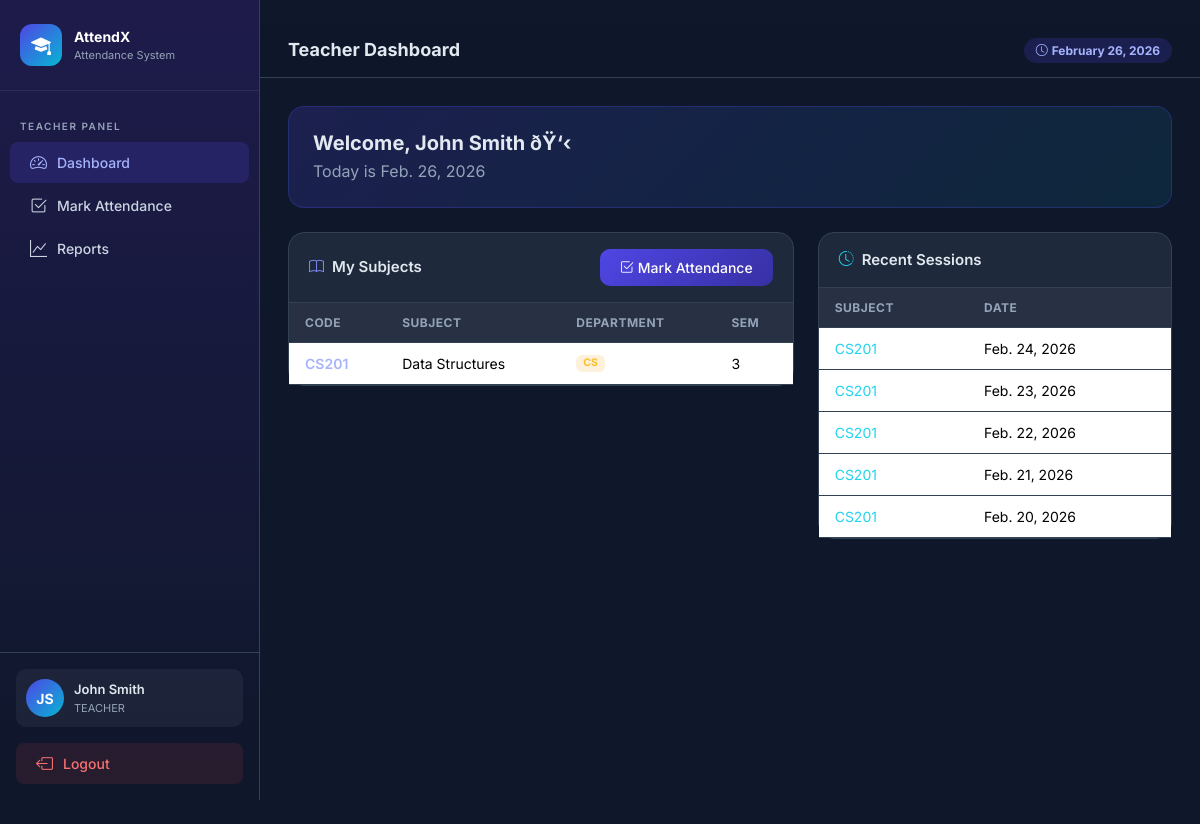
The app's page /teacher/dashboard/ (signed in) with its own data.
### attendance/models.py (models this page shows, shortened)
class CustomUser(AbstractUser):
    ROLE_CHOICES = (
        ('ADMIN', 'Admin'),
        ('TEACHER', 'Teacher'),
        ('STUDENT', 'Student'),
    )
    role = models.CharField(max_length=10, choices=ROLE_CHOICES, default='STUDENT')
    phone = models.CharField(max_length=15, blank=True, null=True)

class Subject(models.Model):
    name = models.CharField(max_length=100)
    code = models.CharField(max_length=20, unique=True)
    department = models.ForeignKey(Department, on_delete=models.CASCADE, related_name='subjects')
    teacher = models.ForeignKey(
        CustomUser, on_delete=models.SET_NULL, null=True, blank=True,
        limit_choices_to={'role': 'TEACHER'}, related_name='subjects'
    )
    semester = models.IntegerField(default=1)
    created_at = models.DateTimeField(auto_now_add=True)

class Department(models.Model):
    name = models.CharField(max_length=100, unique=True)
    code = models.CharField(max_length=10, unique=True)
    created_at = models.DateTimeField(auto_now_add=True)

class AttendanceSession(models.Model):
    subject = models.ForeignKey(Subject, on_delete=models.CASCADE, related_name='sessions')
    date = models.DateField()
    teacher = models.ForeignKey(
        CustomUser, on_delete=models.SET_NULL, null=True, blank=True,
        limit_choices_to={'role': 'TEACHER'}, related_name='sessions'
    )
    created_at = models.DateTimeField(auto_now_add=True)
    class Meta:
        unique_together = ('subject', 'date')
        ordering = ['-date']

### attendance/views.py (the view)
    def wrapper(request, *args, **kwargs):
        if not request.user.is_authenticated or request.user.role != 'TEACHER':
            messages.error(request, 'Access denied.')
            return redirect('login')
        return view_func(request, *args, **kwargs)

### attendance/views.py (called while the page is built)
def teacher_required(view_func):
    def wrapper(request, *args, **kwargs):
        if not request.user.is_authenticated or request.user.role != 'TEACHER':
            messages.error(request, 'Access denied.')
            return redirect('login')
        return view_func(request, *args, **kwargs)
    return wrapper

@login_required
@teacher_required
def teacher_dashboard(request):
    subjects = Subject.objects.filter(teacher=request.user).select_related('department')
    recent_sessions = AttendanceSession.objects.filter(
        teacher=request.user
    ).select_related('subject').order_by('-date')[:5]
    context = {
        'subjects': subjects,
        'recent_sessions': recent_sessions,
        'today': timezone.localdate(),
    }
    return render(request, 'attendance/teacher_dashboard.html', context)

### templates/attendance/teacher_dashboard.html (shortened to what this page needs)
﻿{% extends 'attendance/base.html' %}
{% block page_title %}Teacher Dashboard{% endblock %}
{% block content %}
<div class="mb-4 p-4"
    style="background:linear-gradient(135deg,rgba(79,70,229,0.2),rgba(6,182,212,0.1));border:1px solid rgba(79,70,229,0.3);border-radius:16px;">
    <h5 style="font-weight:700;margin:0;">Welcome, {{ user.get_full_name }} ðŸ‘‹</h5>
    <p style="color:#94a3b8;margin:4px 0 0;">Today is {{ today }}</p>
</div>
<div class="row g-4">
    <div class="col-lg-7">
        <div class="card-custom">
            <div class="card-header d-flex justify-content-between align-items-center">
                <span><i class="bi bi-book me-2" style="color:#818cf8;"></i>My Subjects</span>
                <a href="{% url 'mark_attendance' %}" class="btn btn-primary-custom btn-sm">
                    <i class="bi bi-check2-square me-1"></i>Mark Attendance
                </a>
            </div>
            <div class="card-body p-0">
                {% if subjects %}
                <table class="table table-custom mb-0">
                    <thead>
                        <tr>
                            <th>Code</th>
                            <th>Subject</th>
                            <th>Department</th>
                            <th>Sem</th>
                        </tr>
                    </thead>
                    <tbody>
                        {% for sub in subjects %}
                        <tr>
                            <td><span style="color:#a5b4fc;font-weight:600;">{{ sub.code }}</span></td>
                            <td>{{ sub.name }}</td>
                            <td><span class="badge" style="background:rgba(245,158,11,0.15);color:#fbbf24;">{{ sub.department.code }}</span></td>
                            <td>{{ sub.semester }}</td>
                        </tr>
                        {% endfor %}
                    </tbody>
                </table>
                {% else %}
                <div class="text-center py-5" style="color:#64748b;">
                    <i class="bi bi-book" style="font-size:40px;"></i>
                    <p class="mt-2">No subjects assigned yet.</p>
                </div>
                {% endif %}
            </div>
        </div>
    </div>
    <div class="col-lg-5">
        <div class="card-custom">
            <div class="card-header"><i class="bi bi-clock-history me-2" style="color:#22d3ee;"></i>Recent Sessions
            </div>
            <div class="card-body p-0">
                {% if recent_sessions %}
                <table class="table table-custom mb-0">
                    <thead>
                        <tr>
                            <th>Subject</th>
                            <th>Date</th>
                        </tr>
                    </thead>
                    <tbody>
                        {% for s in recent_sessions %}
                        <tr>
                            <td style="color:#22d3ee;">{{ s.subject.code }}</td>
                            <td>{{ s.date }}</td>
                        </tr>
                        {% endfor %}
                    </tbody>
                </table>
                {% else %}
                <div class="text-center py-5" style="color:#64748b;">
                    <i class="bi bi-calendar-x" style="font-size:40px;"></i>
                    <p class="mt-2">No sessions marked yet.</p>
                </div>
                {% endif %}
            </div>
        </div>
    </div>
</div>
{% endblock %}

### templates/attendance/base.html (shortened to what this page needs)
<!DOCTYPE html>
<html lang="en">
<head>
  <link href="https://cdn.jsdelivr.net/npm/bootstrap@5.3.2/dist/css/bootstrap.min.css" rel="stylesheet"/>
  <link href="https://cdn.jsdelivr.net/npm/bootstrap-icons@1.11.3/font/bootstrap-icons.css" rel="stylesheet"/>
</head>
<body>
  {% if user.is_authenticated %}
  <div class="sidebar">
    <div class="sidebar-brand">
      <div class="brand-icon"><i class="bi bi-mortarboard-fill"></i></div>
      <div>
        <div class="brand-text">AttendX</div>
        <div class="brand-sub">Attendance System</div>
      </div>
    </div>
    <nav class="mt-2">
      {% if user.role == 'ADMIN' %}
        <div class="nav-section-title">Admin Panel</div>
        <a href="{% url 'admin_dashboard' %}" class="nav-link {% if request.resolver_match.url_name == 'admin_dashboard' %}active{% endif %}">
          <i class="bi bi-speedometer2"></i> Dashboard
        </a>
        <a href="{% url 'manage_students' %}" class="nav-link {% if request.resolver_match.url_name == 'manage_students' %}active{% endif %}">
          <i class="bi bi-people"></i> Students
        </a>
        <a href="{% url 'manage_teachers' %}" class="nav-link {% if request.resolver_match.url_name == 'manage_teachers' %}active{% endif %}">
          <i class="bi bi-person-workspace"></i> Teachers
        </a>
        <a href="{% url 'manage_subjects' %}" class="nav-link {% if request.resolver_match.url_name == 'manage_subjects' %}active{% endif %}">
          <i class="bi bi-book"></i> Subjects
        </a>
        <a href="{% url 'manage_departments' %}" class="nav-link {% if request.resolver_match.url_name == 'manage_departments' %}active{% endif %}">
          <i class="bi bi-building"></i> Departments
        </a>
      {% elif user.role == 'TEACHER' %}
        <div class="nav-section-title">Teacher Panel</div>
        <a href="{% url 'teacher_dashboard' %}" class="nav-link {% if request.resolver_match.url_name == 'teacher_dashboard' %}active{% endif %}">
          <i class="bi bi-speedometer2"></i> Dashboard
        </a>
        <a href="{% url 'mark_attendance' %}" class="nav-link {% if request.resolver_match.url_name == 'mark_attendance' %}active{% endif %}">
          <i class="bi bi-check2-square"></i> Mark Attendance
        </a>
        <a href="{% url 'teacher_report' %}" class="nav-link {% if request.resolver_match.url_name == 'teacher_report' %}active{% endif %}">
          <i class="bi bi-graph-up"></i> Reports
        </a>
      {% elif user.role == 'STUDENT' %}
        <div class="nav-section-title">Student Panel</div>
        <a href="{% url 'student_dashboard' %}" class="nav-link {% if request.resolver_match.url_name == 'student_dashboard' %}active{% endif %}">
          <i class="bi bi-speedometer2"></i> My Attendance
        </a>
      {% endif %}
    </nav>
    <div class="sidebar-footer">
      <div class="user-info mb-3">
        <div class="user-avatar">{{ user.first_name|first|upper }}{{ user.last_name|first|upper }}</div>
        <div>
          <div class="user-name">{{ user.get_full_name }}</div>
          <div class="user-role">{{ user.role }}</div>
        </div>
      </div>
      <a href="{% url 'logout' %}" class="nav-link" style="margin:0; background: rgba(239,68,68,0.1); color: #f87171;">
        <i class="bi bi-box-arrow-left"></i> Logout
      </a>
    </div>
  </div>
  <div class="main-content">
    <div class="topbar">
      <h4>{% block page_title %}Dashboard{% endblock %}</h4>
      <div class="topbar-actions">
        <span class="badge rounded-pill" style="background:rgba(79,70,229,0.2);color:#a5b4fc;padding:6px 12px;">
          <i class="bi bi-clock me-1"></i>{% now "F j, Y" %}
        </span>
      </div>
    </div>
    <div class="content-area">
      {% block content %}{% endblock %}
    </div>
  </div>
  {% else %}
    {% block auth_content %}{% endblock %}
  {% endif %}
</body>
</html>

### templates/attendance/base.html (style rules this page uses)
:root { --primary: #4f46e5; --primary-dark: #3730a3; --secondary: #06b6d4; --success: #10b981; --warning: #f59e0b; --danger: #ef4444; --dark: #0f172a; --card-bg: #1e293b; --sidebar-bg: #0f172a; --body-bg: #0f172a; --text-muted-custom: #94a3b8; --border: #334155; }
* { box-sizing: border-box; }
body { font-family: 'Inter', sans-serif; background: var(--body-bg); color: #e2e8f0; min-height: 100vh; }
.sidebar { width: 260px; min-height: 100vh; background: linear-gradient(180deg, #1e1b4b 0%, #0f172a 100%); border-right: 1px solid var(--border); display: flex; flex-direction: column; position: fixed; top: 0; left: 0; z-index: 1000; }
.sidebar-brand { padding: 24px 20px; border-bottom: 1px solid rgba(255,255,255,0.08); display: flex; align-items: center; gap: 12px; }
.sidebar-brand .brand-icon { width: 42px; height: 42px; background: linear-gradient(135deg, var(--primary), var(--secondary)); border-radius: 12px; display: flex; align-items: center; justify-content: center; font-size: 20px; color: white; }
.sidebar-brand .brand-text { font-size: 14px; font-weight: 700; color: #fff; }
.sidebar-brand .brand-sub { font-size: 11px; color: var(--text-muted-custom); }
.nav-section-title { padding: 20px 20px 6px; font-size: 10px; font-weight: 600; text-transform: uppercase; letter-spacing: 1.5px; color: var(--text-muted-custom); }
.sidebar .nav-link { display: flex; align-items: center; gap: 10px; padding: 10px 20px; color: #cbd5e1; font-size: 14px; font-weight: 500; border-radius: 0; transition: all 0.2s; text-decoration: none; margin: 2px 10px; border-radius: 8px; }
.sidebar .nav-link:hover, .sidebar .nav-link.active { background: rgba(79,70,229,0.2); color: #a5b4fc; }
.sidebar .nav-link i { font-size: 17px; }
.sidebar-footer { margin-top: auto; padding: 16px; border-top: 1px solid var(--border); }
.user-info { display: flex; align-items: center; gap: 10px; padding: 10px; border-radius: 10px; background: rgba(255,255,255,0.05); }
.user-avatar { width: 38px; height: 38px; border-radius: 50%; background: linear-gradient(135deg, var(--primary), var(--secondary)); display: flex; align-items: center; justify-content: center; font-weight: 700; font-size: 14px; color: #fff; flex-shrink: 0; }
.user-name { font-size: 13px; font-weight: 600; color: #e2e8f0; }
.user-role { font-size: 11px; color: var(--text-muted-custom); text-transform: capitalize; }
.main-content { margin-left: 260px; min-height: 100vh; display: flex; flex-direction: column; }
.topbar { background: rgba(15,23,42,0.9); border-bottom: 1px solid var(--border); padding: 14px 28px; display: flex; align-items: center; justify-content: space-between; backdrop-filter: blur(10px); position: sticky; top: 0; z-index: 999; }
.topbar h4 { margin: 0; font-size: 18px; font-weight: 700; }
.topbar .topbar-actions { display: flex; gap: 10px; align-items: center; }
.content-area { padding: 28px; flex: 1; }
.card-custom { background: var(--card-bg); border: 1px solid var(--border); border-radius: 16px; }
.card-custom .card-header { background: transparent; border-bottom: 1px solid var(--border); padding: 16px 20px; font-weight: 600; font-size: 15px; }
.card-custom .card-body { padding: 20px; }
.table-custom { color: #e2e8f0; }
.table-custom thead th { background: rgba(255,255,255,0.04); color: var(--text-muted-custom); font-size: 12px; text-transform: uppercase; letter-spacing: 0.5px; border-color: var(--border); padding: 12px 16px; }
.table-custom tbody td { border-color: var(--border); vertical-align: middle; padding: 12px 16px; font-size: 14px; }
.btn-primary-custom { background: linear-gradient(135deg, var(--primary), var(--primary-dark)); color: white; border: none; border-radius: 10px; padding: 8px 20px; font-size: 14px; font-weight: 500; transition: all 0.2s; }

### records on screen
CustomUser: first_name|first "J", last_name|first "S", get_full_name "John Smith", role "TEACHER"
Subject: code "CS201", name "Data Structures", department.code "CS", semester "3"
AttendanceSession: subject.code "CS201", date "Feb. 24, 2026"
AttendanceSession: subject.code "CS201", date "Feb. 23, 2026"
AttendanceSession: subject.code "CS201", date "Feb. 22, 2026"
AttendanceSession: subject.code "CS201", date "Feb. 21, 2026"
AttendanceSession: subject.code "CS201", date "Feb. 20, 2026"

### other values on screen
{{ today }} "Feb. 26, 2026"
